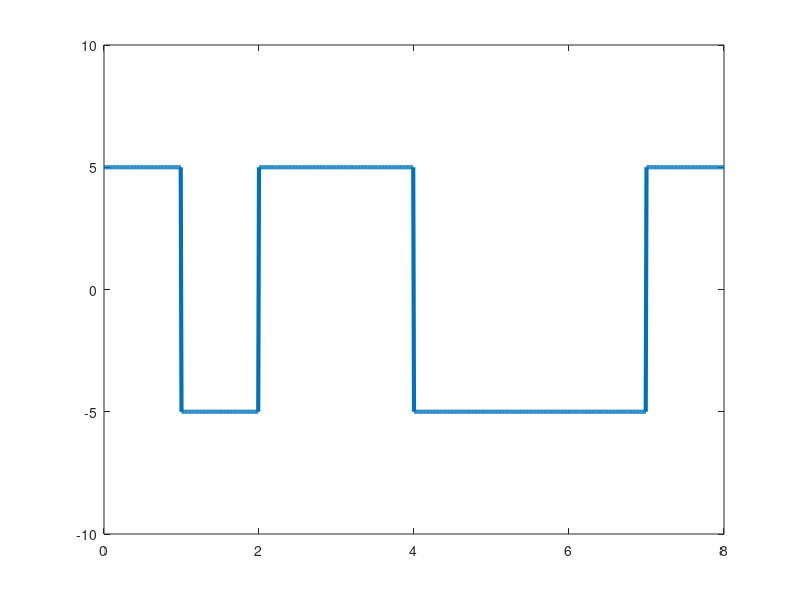

This figure's MATLAB source:
bits=[0 1 0 0 1 1 1 0];
bitduration=1;
T=length(bits)*bitduration;
fs=100;
t=0:bitduration/fs:T;



x=zeros(1,length(t));



for i=1:length(bits)

    if(bits(i)==1)

      x((i-1)*fs+1:i*fs)=-5;


     else

       x((i-1)*fs+1:i*fs)=5;


    end



end

x(i*fs+1)=x(i*fs);


plot(t,x,'Linewidth',3);
xlim([0,T]);
ylim([-10 10]);


counter=0;


for i=1:fs:length(x)-1
  counter=counter+1;
    if(x(i)==5)
      result(counter)=0;
    else
       result(counter)=1;
    end
  end

  disp(result);
